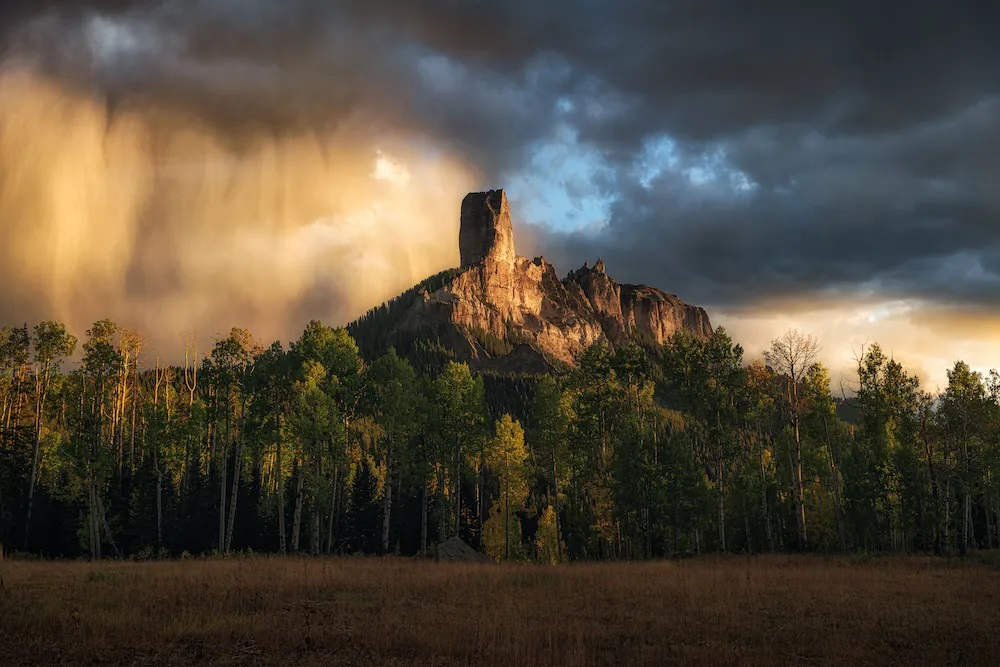
#> input picture ldr1.jpg, 1000 x 667 px
$ python main.py
#> lines starting #> are read from the running program, lines starting #| are printed output that depends on the picture
### functions.py
import numpy as np
import matplotlib.pyplot as plt
import cv2 as cv


def load_image(file_address):
#> called with file_address = 'ldr1.jpg'
    my_image = cv.imread(file_address)
#> my_image is the input picture: shape (667, 1000, 3); mean B, G, R 60.5, 74.5, 83.5
    main_image = cv.cvtColor(my_image, cv.COLOR_BGR2RGB)
    return main_image


def load_image_gray_scale(file_address):
#> called with file_address = 'ldr1.jpg'
    my_image = cv.imread(file_address)
    gray_image = cv.cvtColor(my_image, cv.COLOR_BGR2GRAY)
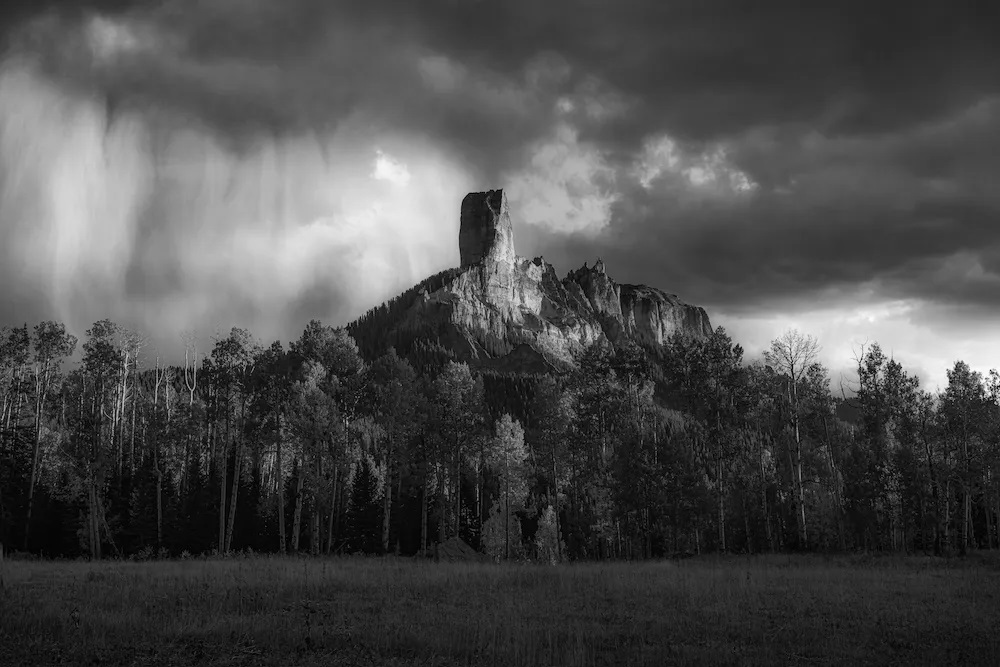
#> gray_image: shape (667, 1000); min 0, max 252, mean 75.6
    return gray_image


def calc_sum(hist, k, total_pixels_number):
    sum = 0
    for i in range(k + 1):
        sum += hist[i]

    sum = sum / total_pixels_number
    return sum


def calculate_equalized_histogram(histogram, total_pixels_number):
    equalized_histogram = np.array([])
    for i in range(256):
        sum = calc_sum(histogram, i, total_pixels_number)
        sum = int(sum * 255)
        equalized_histogram = np.append(equalized_histogram, sum)
    return equalized_histogram


def image_crop(image, startPoint, endPoint):
    shape_length = len(image.shape)
    if shape_length == 2:
        cropped_image = image[startPoint[0]:endPoint[0], startPoint[1]:endPoint[1]]
    else:
        cropped_image = image[startPoint[0]:endPoint[0], startPoint[1]:endPoint[1], :]
    return cropped_image


def linear_stretch(image, min_range, max_range):
    max_pixel = np.amax(image)
    min_pixel = np.amin(image)
    slope = (max_range - min_range) / (max_pixel - min_pixel)
    bias = min_range - slope * min_pixel
    for i in range(image.shape[0]):
        for j in range(image.shape[1]):
            image[i, j] = slope * image[i, j] + bias
    return image

### main.py
from functions import *

if __name__ == '__main__':
    """
    Loading & Showing the main Image using load_image Function
    Arguments of load_image(file_address) function are:
    1st argument: image file address
    """
    image_file = "ldr1.jpg"
    main_image = load_image(file_address=image_file)
    plt.figure(1).set_figheight(35)
    plt.figure(1).set_figwidth(20)
    plt.subplot(711)
    plt.imshow(main_image)
    main_image_rgb = cv.cvtColor(main_image, cv.COLOR_BGR2RGB)
    cv.imwrite("Main_Image.jpg", main_image_rgb)
    plt.title("Main Image")

    """
    Loading & Showing the Gray scale of Image using load_image_gray_scale Function
    Arguments of load_image_gray_scale(file_address) function are:
    1st argument: image file address
    """
    gray_image = load_image_gray_scale(file_address=image_file)
    cv.imwrite("Gray_Scale_Image.jpg", gray_image)
    plt.subplot(712)
    plt.imshow(gray_image, cmap="gray")
    plt.title("Gray Scale Image")

    """
    Cropping the image using image_crop Function
    Arguments of image_crop(image, startPoint, endPoint) function are:
    1st argument: image itself
    2nd argument: start point of cropping rectangle as a set e.g (0,0)
    3rd argument: start point of cropping rectangle as a set e.g (500,500)
    """
    image_width = gray_image.shape[0]
#> image_width = 667
    image_height = gray_image.shape[1]
#> image_height = 1000
    cropped_image = image_crop(gray_image, (0, 0), (int(image_width / 2), int(image_height / 2)))
#> in image_crop, `cropped_image = image[startPoint[0]:endPoint[0], startPoint[1]:endPoin..`:
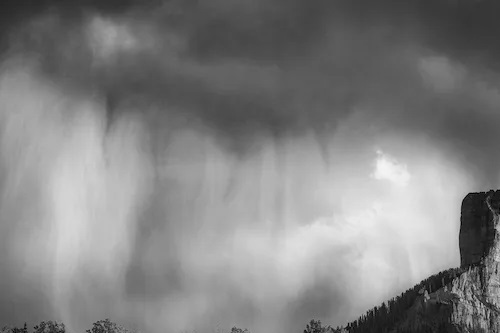
#> cropped_image: shape (333, 500); min 0, max 244, mean 129.6
    cv.imwrite("Cropped_Image.jpg", cropped_image)
    plt.subplot(713)
    plt.imshow(cropped_image, cmap="gray")
    plt.title("Cropped Image")

    """
    Calculating Image Histogram and Equalized Histogram of the image using calculate_equalized_histogram Function
    Arguments of calculate_equalized_histogram(image_histogram, total_pixels_number) function are:
    1st argument: main image histogram
    2nd argument: total number of pixels (width * height)
    """
    total_pixels_number = image_width * image_height
#> total_pixels_number = 667000
    image_histogram = cv.calcHist([gray_image], [0], None, [256], [0, 256])
#> image_histogram = 256 values, max 9176 at index 43, min 0 at index 253, mean 2605.5
    plt.subplot(714)
    plt.hist(gray_image.ravel(), 256, [0, 256])
    plt.title("Image Histogram")

    equalized_image_histogram = calculate_equalized_histogram(image_histogram, total_pixels_number)
#> the loop in calculate_equalized_histogram, `for i in range(256):` made 256 passes
#> sum on passes 17 to 19: 16, 17, 19
#> after the loop in calculate_equalized_histogram, `for i in range(256):`: equalized_histogram = 256 values from 0 to 255
#> equalized_image_histogram = 256 values from 0 to 255
    equalized_image = gray_image.copy()
    for i in range(gray_image.shape[0]):
        for j in range(gray_image.shape[1]):
            equalized_image[i, j] = equalized_image_histogram[gray_image[i, j]]
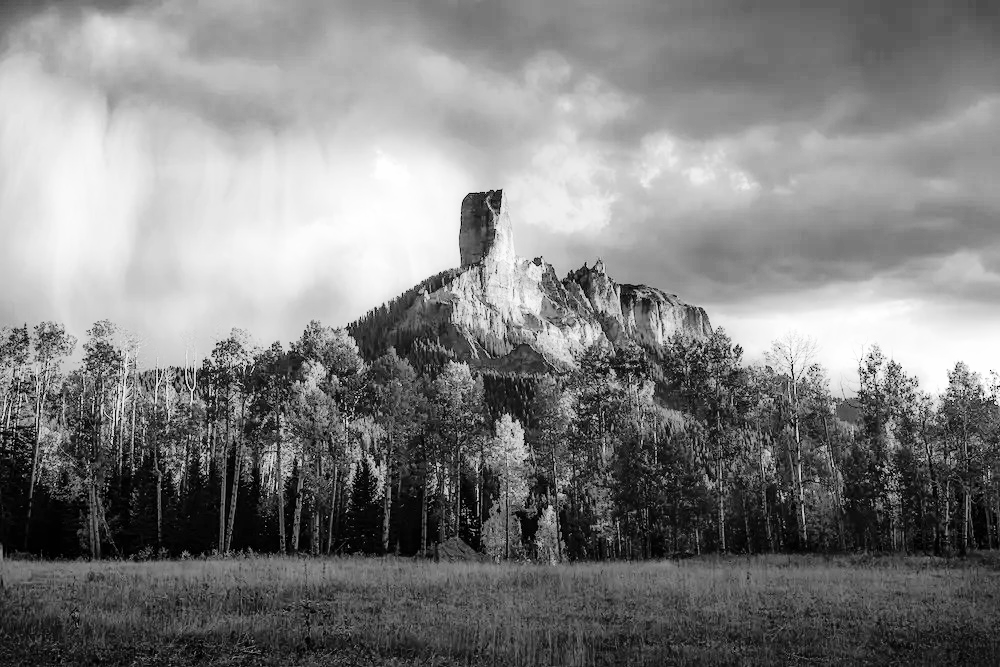
#> equalized_image: shape (667, 1000); min 0, max 255, mean 127.9
    cv.imwrite("Equalized_Image.jpg", equalized_image)
    plt.subplot(715)
    plt.imshow(equalized_image, cmap="gray")
    plt.title("Equalized Image")

    plt.subplot(716)
    plt.hist(equalized_image.ravel(), 256, [0, 256])
    plt.title("Equalized Histogram")

    """
    Calculating stretched image using linear_stretch Function
    Arguments of linear_stretch(image, min_range, max_range) function are:
    1st argument: main image
    2nd argument: minimum value for new expected dynamic range
    3rd argument: maximum value for new expected dynamic range
    """
    stretched_image = linear_stretch(gray_image, 0, 255)
#> in linear_stretch, `max_pixel = np.amax(image)`: max_pixel = 252
#> in linear_stretch, `min_pixel = np.amin(image)`: min_pixel = 0
#> in linear_stretch, `slope = (max_range - min_range) / (max_pixel - min_pixel)`: slope = 1.01
#> in linear_stretch, `bias = min_range - slope * min_pixel`: bias = 0
    cv.imwrite("Stretched_Image.jpg", stretched_image)
    plt.subplot(717)
    plt.imshow(stretched_image, cmap="gray")
    plt.title("Stretched Image")
    plt.show()
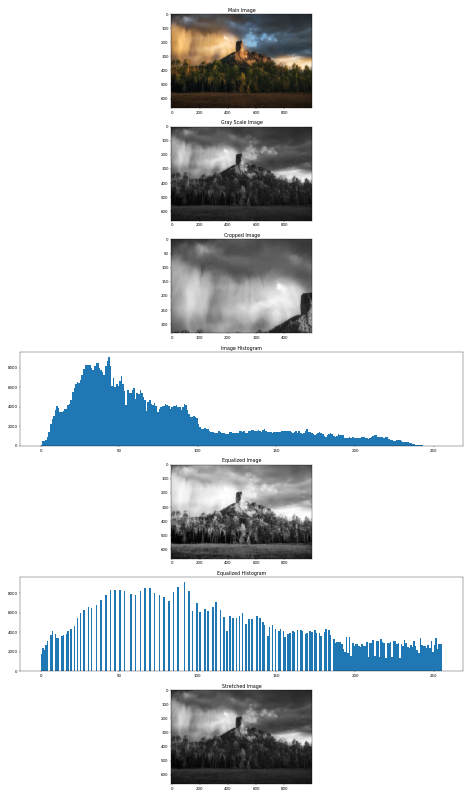
#> figure drawn by matplotlib, 7 panels; panel 4: tallest bar 9176 high, from x = 43 to 44; panel 6: tallest bar 9176 high, from x = 91 to 92
